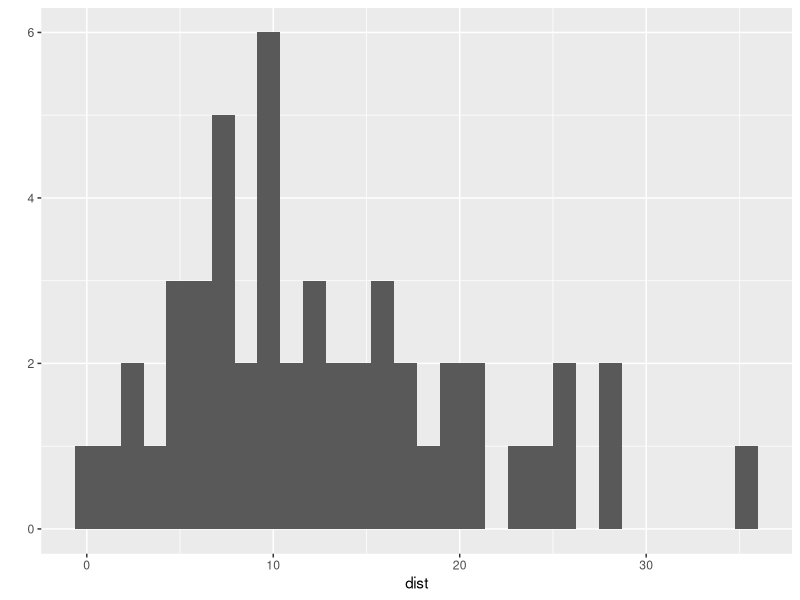
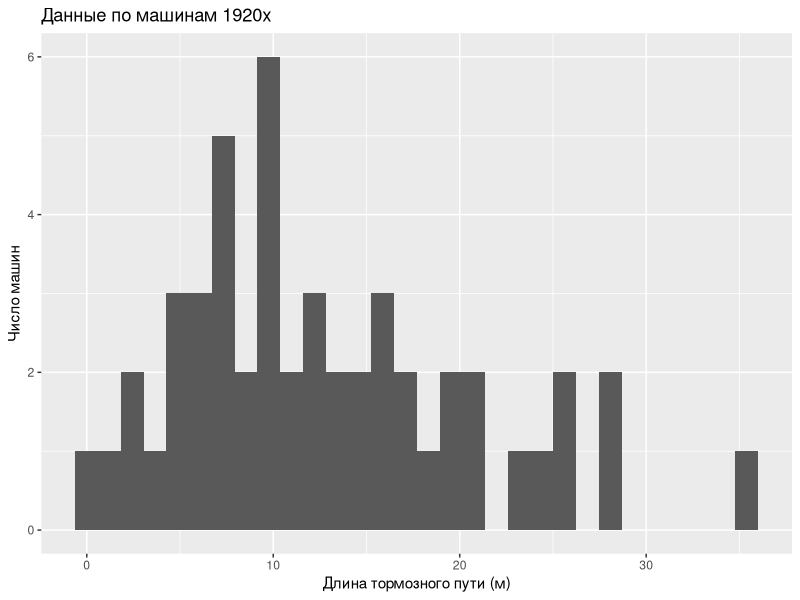
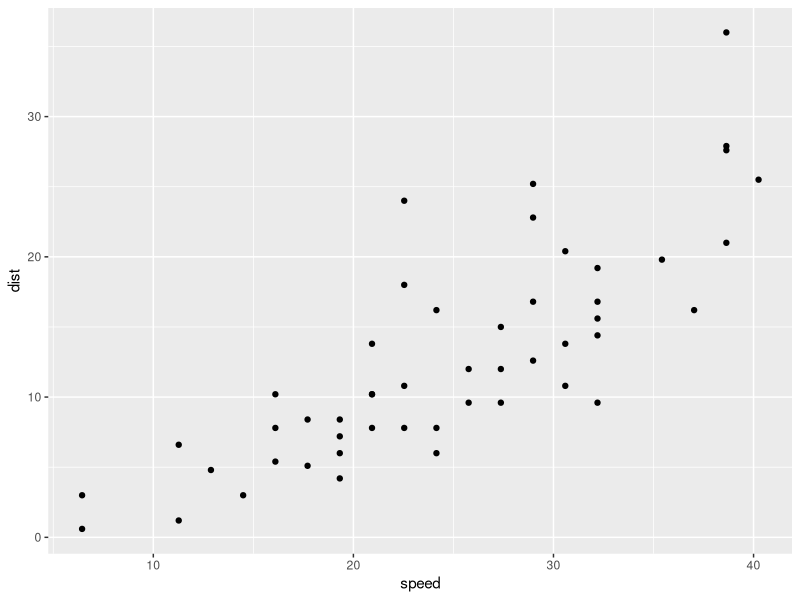
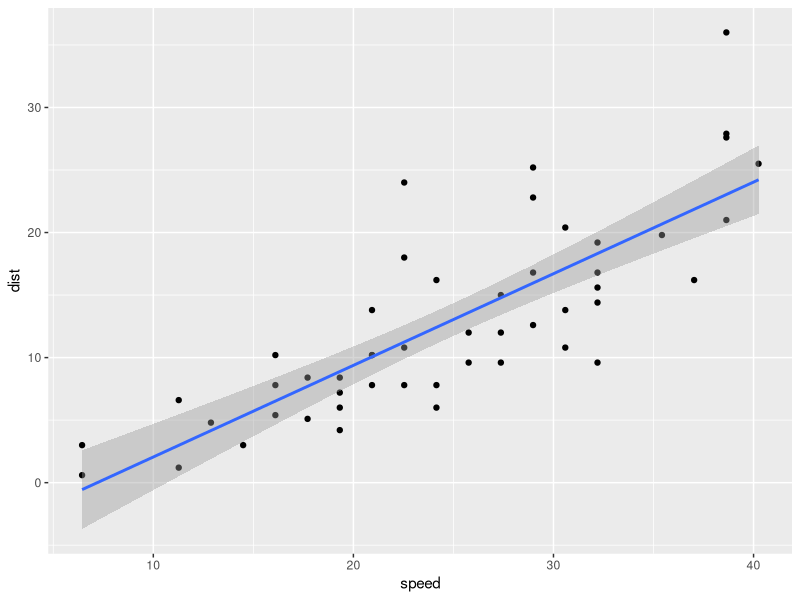
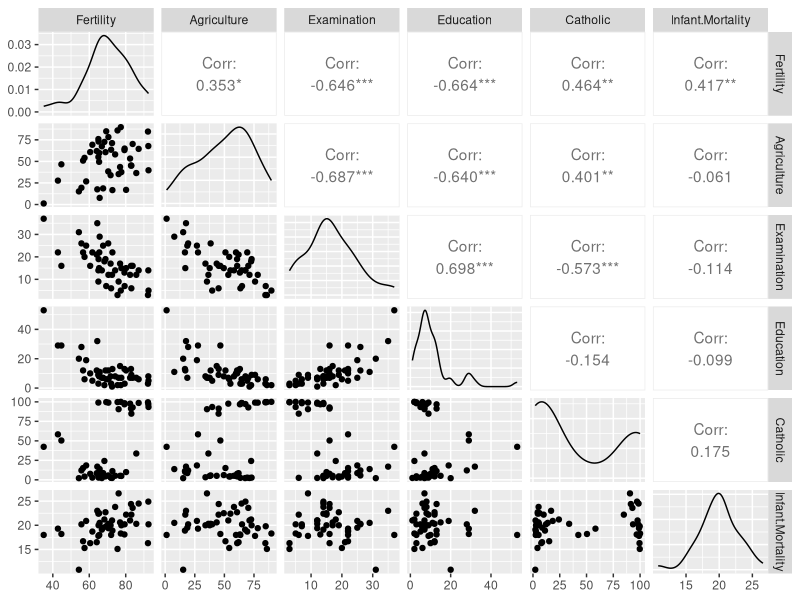

The R script that drew these images, in order:
# if you see KRAKOZYABRY then do 
# File-Reopen with encoding - UTF-8 - (Set as default) - OK


library("psych") # описательные статистики
library("dplyr") # манипуляции с данными
library("ggplot2") # графики
library("GGally") # еще графики

d <- cars # встроенный набор данных по машинам
glimpse(d) # что там?
help(cars) # справка. действует для встроенных наборов данных
head(d) # начало таблички d (первые 6 строк)
tail(d) # хвостик таблички d
describe(d) # среднее, мода, медиана и т.д.
ncol(d) # число столбцов
nrow(d) # число строк
str(d) # структура (похоже на glimpse)

# среднее арифметическое
mean(d$speed)

# создадим новую переменные и поместим их все в табличку d2
d2 <- mutate(d, speed=1.61*speed, 
             dist=0.3*dist, ratio=dist/speed)
glimpse(d2)

# графики
qplot(data=d2,dist)
qplot(data=d2,dist,xlab="Длина тормозного пути (м)",
      ylab="Число машин",main="Данные по машинам 1920х")

qplot(data=d2,speed,dist)

# оценим модель парной регрессии y_i = \beta_1 + \beta_2 x_i + \varepsilon_i
model <- lm(data=d2, dist~speed)
model

coef(model) # оценки бет
residuals(model) # остатки (эпсилон с крышкой)
y_hat <- fitted(model) # прогнозы (игрек с крышкой)
y <- d2$dist # значения зависимой переменной

RSS <- deviance(model) # так называют RSS
TSS <- sum((y-mean(y))^2) # TSS
TSS
R2 <- 1-RSS/TSS
R2
cor(y,y_hat)^2 # квадрат выборочной корреляции

X <- model.matrix(model) # матрица регрессоров
X

# создаем новый набор данных
nd <- data.frame(speed=c(40,60))
nd

# прогнозируем
predict(model,nd)

# добавляем на график линию регрессии
qplot(data=d2,speed,dist) + stat_smooth(method="lm")


t <- swiss # встроенный набор данных по Швейцарии
help(swiss)
glimpse(t)
describe(t)
ggpairs(t) # все диаграммы рассеяния на одном графике

# множественная регрессия
model2 <- lm(data=t,
             Fertility~Agriculture+Education+Catholic)
coef(model2) # оценки бет
fitted(model2) # прогнозы
residuals(model2) # остатки
deviance(model2) # RSS

report <- summary(model2)
report
report$r.squared # R^2

# второй способ расчета R^2
cor(t$Fertility,fitted(model2))^2

# создаем новый набор данных
nd2 <- data.frame(Agriculture=0.5,Catholic=0.5,
                  Education=20)
# прогнозируем
predict(model2,nd2)


